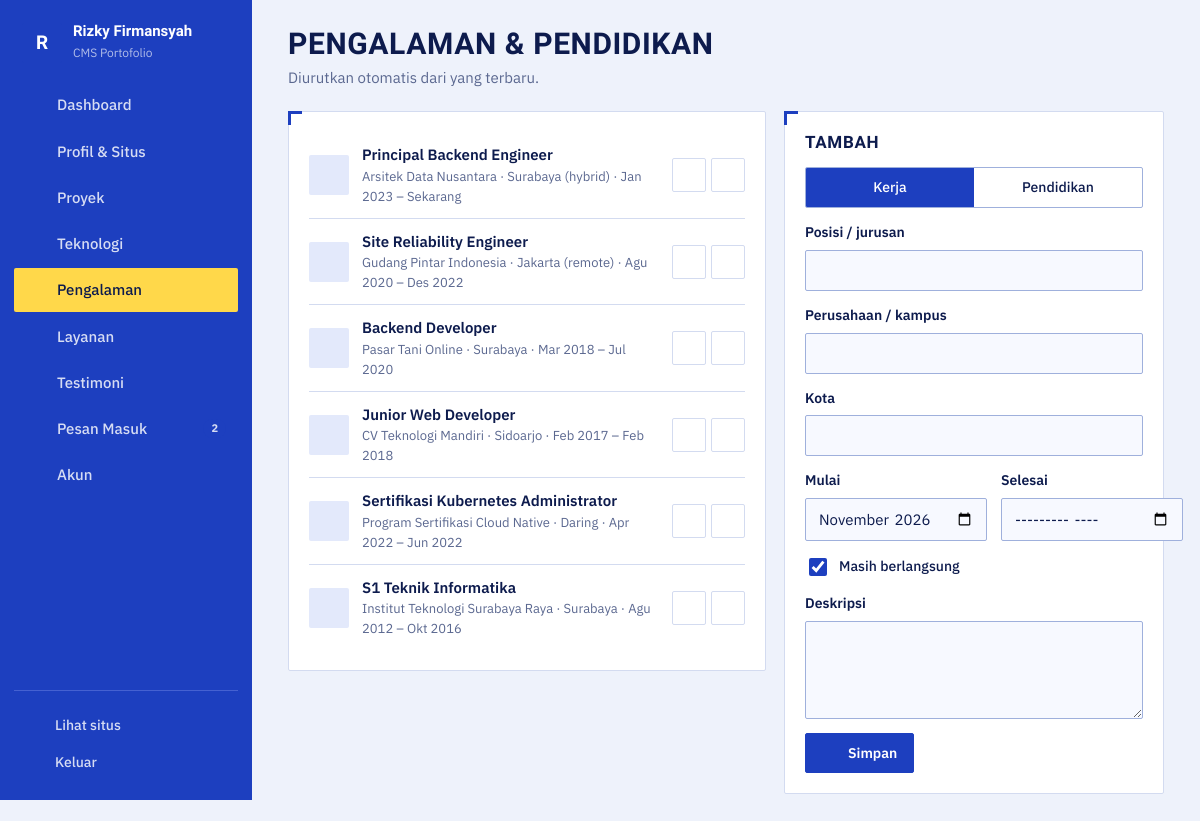
/index.php?page=pengalaman (signed in), run on the app's committed database.
### tables this page shows
CREATE TABLE pengalaman (
  id INT AUTO_INCREMENT PRIMARY KEY,
  jenis ENUM('kerja','pendidikan') NOT NULL DEFAULT 'kerja',
  posisi VARCHAR(100) NOT NULL,
  instansi VARCHAR(120) NOT NULL,
  kota VARCHAR(60) NOT NULL DEFAULT '',
  mulai DATE NOT NULL,
  selesai DATE NULL,
  deskripsi TEXT NOT NULL
);

### index.php (called while the page is built, shortened)
<?php
require __DIR__ . '/includes/bootstrap.php';
$admin = [
    'login'         => 'pages/admin/login.php',
    'logout'        => 'pages/admin/logout.php',
    'dashboard'     => 'pages/admin/dashboard.php',
    'profil'        => 'pages/admin/profil.php',
    'kelola-proyek' => 'pages/admin/proyek.php',
    'proyek-form'   => 'pages/admin/proyek-form.php',
    'teknologi'     => 'pages/admin/teknologi.php',
    'pengalaman'    => 'pages/admin/pengalaman.php',
    'layanan'       => 'pages/admin/layanan.php',
    'testimoni'     => 'pages/admin/testimoni.php',
    'pesan'         => 'pages/admin/pesan.php',
    'akun'          => 'pages/admin/akun.php',
];
$page = (string) ($_GET['page'] ?? 'beranda');
require __DIR__ . '/' . $admin[$page];

### pages/admin/pengalaman.php (the view, shortened to what this page needs)
<?php
$edit = isset($_GET['id']) ? q('SELECT * FROM pengalaman WHERE id = ?', [(int) $_GET['id']])->fetch() : null;
$edit = $edit ?: ['id' => 0, 'jenis' => 'kerja', 'posisi' => '', 'instansi' => '', 'kota' => '', 'mulai' => date('Y-m-01'), 'selesai' => null, 'deskripsi' => ''];
$list = q('SELECT * FROM pengalaman ORDER BY jenis, COALESCE(selesai, "9999-12-31") DESC, mulai DESC')->fetchAll();
require ROOT . '/includes/admin_header.php';
?>
<div class="grid-side">
    <section class="card">
        <ul class="rows timeline-rows">
            <?php foreach ($list as $x): ?>
                <li><span class="logo-box"><?= icon($x['jenis'] === 'kerja' ? 'briefcase' : 'graduation-cap', 20) ?></span><div class="grow"><b><?= e($x['posisi']) ?></b><small><?= e($x['instansi']) ?><?= $x['kota'] ? ' · ' . e($x['kota']) : '' ?> · <?= bulan_tahun($x['mulai']) ?> – <?= bulan_tahun($x['selesai']) ?></small></div>
                    <div class="row-acts"><a class="icon-btn" href="<?= url('pengalaman', ['id' => $x['id']]) ?>"><?= icon('pencil', 16) ?></a><form method="post" onsubmit="return confirm('Hapus data ini?')"><?= csrf_field() ?><input type="hidden" name="id" value="<?= $x['id'] ?>"><button class="icon-btn danger" name="aksi" value="hapus"><?= icon('trash-2', 16) ?></button></form></div></li>
            <?php endforeach; ?>
        </ul>
    </section>
    <form method="post" class="card sticky">
        <div class="card-h"><h2><?= $edit['id'] ? 'Ubah' : 'Tambah' ?></h2><?php if ($edit['id']): ?><a href="<?= url('pengalaman') ?>">Batal</a><?php endif; ?></div>
        <div class="seg"><label><span>Kerja</span></label><label><span>Pendidikan</span></label></div>
        <label>Posisi / jurusan<input name="posisi" value="<?= e($edit['posisi']) ?>" required maxlength="100"></label>
        <label>Perusahaan / kampus<input name="instansi" value="<?= e($edit['instansi']) ?>" required maxlength="120"></label>
        <label>Kota<input name="kota" value="<?= e($edit['kota']) ?>" maxlength="60"></label>
        <div class="row-2"><label>Mulai<input type="month" name="mulai" value="<?= e(substr($edit['mulai'], 0, 7)) ?>" required></label><label>Selesai<input type="month" name="selesai" value="<?= e(substr((string) $edit['selesai'], 0, 7)) ?>"></label></div>
        <label class="check"><input type="checkbox" name="sekarang" <?= $edit['selesai'] ? '' : 'checked' ?>> Masih berlangsung</label>
        <label>Deskripsi<textarea name="deskripsi" rows="4"><?= e($edit['deskripsi']) ?></textarea></label>
        <button class="btn btn-main" type="submit"><?= icon('check', 18) ?> Simpan</button>
    </form>
</div>
<?php require ROOT . '/includes/admin_footer.php';

### includes/bootstrap.php (shortened to what this page needs)
<?php
function db(): PDO
{
    static $pdo = null;
    if ($pdo === null) {
        $c = require ROOT . '/config/database.php';
        $pdo = new PDO("mysql:host={$c['host']};port={$c['port']};dbname={$c['database']};charset=utf8mb4", $c['username'], $c['password'], [
            PDO::ATTR_ERRMODE => PDO::ERRMODE_EXCEPTION,
            PDO::ATTR_DEFAULT_FETCH_MODE => PDO::FETCH_ASSOC,
            PDO::ATTR_EMULATE_PREPARES => false,
        ]);
        $pdo->exec("SET time_zone = '+07:00'");
    }
    return $pdo;
}
function q(string $sql, array $params = []): PDOStatement
{
    $st = db()->prepare($sql);
    $st->execute($params);
    return $st;
}
function e($v): string { return htmlspecialchars((string) $v, ENT_QUOTES, 'UTF-8'); }
function url(string $page, array $p = []): string { return 'index.php?' . http_build_query(['page' => $page] + $p); }
function bulan_tahun(?string $d): string { return $d ? BLN[(int) date('n', strtotime($d))] . ' ' . date('Y', strtotime($d)) : 'Sekarang'; }
function icon(string $name, int $size = 18, string $cls = 'ic'): string
{
    static $ic = null;
    $ic ??= require __DIR__ . '/icons.php';
    return '<svg class="' . $cls . '" width="' . $size . '" height="' . $size . '" viewBox="0 0 24 24" fill="none" stroke="currentColor" stroke-width="1.8" stroke-linecap="round" stroke-linejoin="round" aria-hidden="true">' . ($ic[$name] ?? '') . '</svg>';
}

### assets/css/admin.css (style rules this page uses)
:root { --bg:#eef2fb;--card:#ffffff;--field:#f7f9ff;--ink:#0d1b4d;--muted:#5b6890; --line:#d3dbf0;--line-strong:#9fb0dc;--acc:#1d3fbf;--acc-ink:#1d3fbf;--acc-border:#1d3fbf;--on-acc:#ffffff;--acc-soft:#e3e9fb; --side:#1d3fbf;--side-ink:#ffffff;--side-hover:#2a4bcc;--side-on:#ffd84a;--side-on-ink:#0d1b4d;--side-line:#4561d1;--side-border:0; --danger:#c62828;--err-bg:#fde8e8;--ok-bg:#fff7d1;--ok-ink:#5a4600;--ok-line:#e6c13b; --r:2px;--r-sm:2px;--r-xs:1px;--bw:1.5px;--card-shadow:none;--btn-shadow:none; --f-head:'Big Shoulders Display',sans-serif;--f-body:'IBM Plex Sans',sans-serif; }
.card-h h2 { font-size:19px;text-transform:uppercase;letter-spacing:.04em }
.card { position:relative }
.card::before { content:'';position:absolute;top:-1.5px;left:-1.5px;width:14px;height:14px;border-top:3px solid var(--acc);border-left:3px solid var(--acc) }
*,*::before,*::after { box-sizing:border-box }
html { -webkit-text-size-adjust:100% }
body.adm { margin:0;background:var(--bg);color:var(--ink);font:15px/1.55 var(--f-body);min-height:100vh }
a { color:var(--acc-ink) }
h1,h2,h3 { font-family:var(--f-head);margin:0;line-height:1.2 }
.grow { flex:1;min-width:0 }
.ic { flex:none }
.btn { display:inline-flex;align-items:center;gap:8px;padding:10px 16px;border-radius:var(--r-sm);border:var(--bw) solid var(--line-strong);background:var(--card);color:var(--ink);font:600 14px var(--f-body);cursor:pointer;text-decoration:none;white-space:nowrap;transition:transform .15s }
.btn-main { background:var(--acc);border-color:var(--acc-border);color:var(--on-acc);box-shadow:var(--btn-shadow) }
.btn.danger,.icon-btn.danger { color:var(--danger) }
.icon-btn { width:34px;height:34px;display:inline-grid;place-items:center;border-radius:var(--r-sm);border:var(--bw) solid var(--line);background:var(--card);color:var(--ink);cursor:pointer;text-decoration:none;padding:0 }
.card { background:var(--card);border:var(--bw) solid var(--line);border-radius:var(--r);padding:20px;box-shadow:var(--card-shadow);min-width:0 }
.card+.card { margin-top:18px }
.card-h { display:flex;align-items:center;justify-content:space-between;gap:10px;margin-bottom:14px }
.card-h h2 { font-size:17px }
.grid-side { display:grid;grid-template-columns:minmax(0,1fr) 380px;gap:18px;align-items:start }
.grid-side .card+.card { margin-top:0 }
.sticky { position:sticky;top:20px }
.rows { list-style:none;margin:0;padding:0 }
.rows li { display:flex;align-items:center;gap:13px;padding:11px 0;border-bottom:1px solid var(--line) }
.rows li:last-child { border-bottom:0 }
.rows li b { display:block;font-weight:600 }
.rows li small { display:block;color:var(--muted);font-size:13px }
.av,.logo-box { width:40px;height:40px;flex:none;display:grid;place-items:center;border-radius:var(--r-sm);background:var(--acc-soft);color:var(--acc-ink);font-weight:700 }
.row-acts { display:flex;gap:5px;flex-wrap:wrap;justify-content:flex-end }
.row-acts form { margin:0 }
label { display:block;font-weight:600;font-size:14px;margin-bottom:14px }
input:not([type=checkbox]):not([type=radio]):not([type=file]):not([type=range]),select,textarea { display:block;width:100%;margin-top:6px;padding:10px 12px;border:var(--bw) solid var(--line-strong);border-radius:var(--r-sm);background:var(--field);color:var(--ink);font:400 15px var(--f-body) }
textarea { resize:vertical }
.check { display:flex;align-items:center;gap:9px;font-weight:500 }
.check input { width:18px;height:18px;accent-color:var(--acc) }
.row-2 { display:grid;grid-template-columns:1fr 1fr;gap:14px }
.seg { display:flex;border:var(--bw) solid var(--line-strong);border-radius:var(--r-sm);overflow:hidden;margin-bottom:14px }
.seg label { flex:1;margin:0;position:relative }
.seg span { display:block;text-align:center;padding:9px;cursor:pointer;font-weight:500 }
.seg input:checked+span { background:var(--acc);color:var(--on-acc) }

### data on the page
pengalaman: $size 20 (drawn), posisi "Principal Backend Engineer", instansi "Arsitek Data Nusantara", kota "Surabaya (hybrid)", mulai "Jan 2023", selesai "Sekarang"
pengalaman: $size 20 (drawn), posisi "Site Reliability Engineer", instansi "Gudang Pintar Indonesia", kota "Jakarta (remote)", mulai "Agu 2020", selesai "Des 2022"
pengalaman: $size 20 (drawn), posisi "Backend Developer", instansi "Pasar Tani Online", kota "Surabaya", mulai "Mar 2018", selesai "Jul 2020"
pengalaman: $size 20 (drawn), posisi "Junior Web Developer", instansi "CV Teknologi Mandiri", kota "Sidoarjo", mulai "Feb 2017", selesai "Feb 2018"
pengalaman: $size 20 (drawn), posisi "Sertifikasi Kubernetes Administrator", instansi "Program Sertifikasi Cloud Native", kota "Daring", mulai "Apr 2022", selesai "Jun 2022"
pengalaman: $size 20 (drawn), posisi "S1 Teknik Informatika", instansi "Institut Teknologi Surabaya Raya", kota "Surabaya", mulai "Agu 2012", selesai "Okt 2016"

### other printed values
mb_strtoupper(mb_substr(setting('nama', 'P'), 0, 1)) "R"
setting('nama') "Rizky Firmansyah"
$l "Dashboard"
$l "Profil & Situs"
$l "Proyek"
$l "Teknologi"
$l "Pengalaman"
$l "Layanan"
$l "Testimoni"
$l "Pesan Masuk"
$n "2"
$l "Akun"
$title "PENGALAMAN & PENDIDIKAN"
$sub "Diurutkan otomatis dari yang terbaru."
